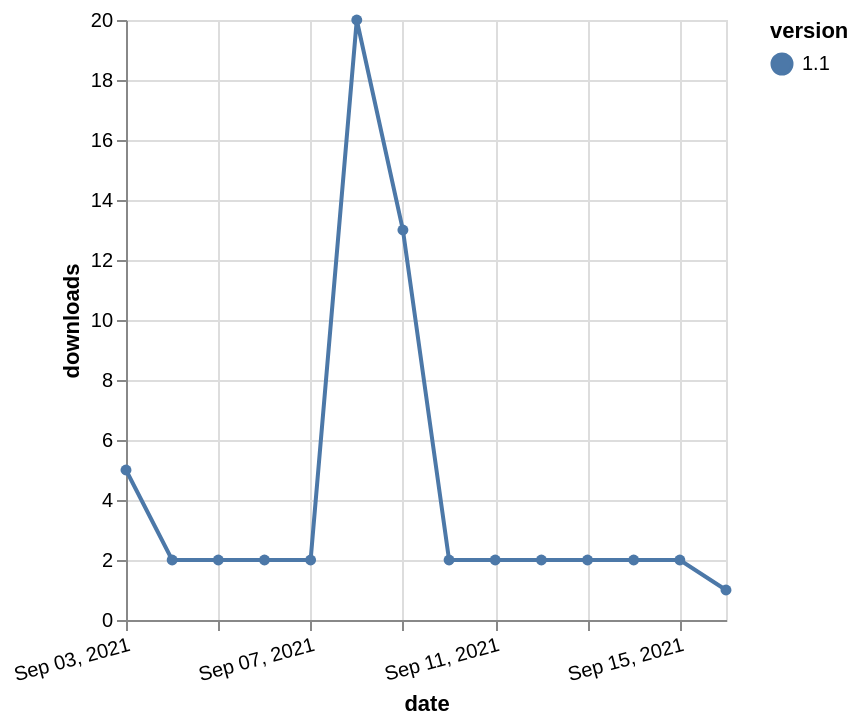

This figure's Vega-Lite source:
### Vega-Lite specification from a JSON file in a GitHub repository (floating-point values rounded to 4 significant figures)
{"$schema": "https://vega.github.io/schema/vega-lite/v5.json", "description": "A simple bar chart with embedded data.", "data": {"values": [{"date": "2021-09-03", "total": 2586, "delta": 5, "version": "1.1"}, {"date": "2021-09-04", "total": 2588, "delta": 2, "version": "1.1"}, {"date": "2021-09-05", "total": 2590, "delta": 2, "version": "1.1"}, {"date": "2021-09-06", "total": 2592, "delta": 2, "version": "1.1"}, {"date": "2021-09-07", "total": 2594, "delta": 2, "version": "1.1"}, {"date": "2021-09-08", "total": 2614, "delta": 20, "version": "1.1"}, {"date": "2021-09-09", "total": 2627, "delta": 13, "version": "1.1"}, {"date": "2021-09-10", "total": 2629, "delta": 2, "version": "1.1"}, {"date": "2021-09-11", "total": 2631, "delta": 2, "version": "1.1"}, {"date": "2021-09-12", "total": 2633, "delta": 2, "version": "1.1"}, {"date": "2021-09-13", "total": 2635, "delta": 2, "version": "1.1"}, {"date": "2021-09-14", "total": 2637, "delta": 2, "version": "1.1"}, {"date": "2021-09-15", "total": 2639, "delta": 2, "version": "1.1"}, {"date": "2021-09-16", "total": 2640, "delta": 1, "version": "1.1"}]}, "width": "container", "mark": {"type": "line", "point": {"filled": true}}, "encoding": {"x": {"field": "date", "type": "temporal", "timeUnit": "yearmonthdate", "title": "date", "axis": {"labelAngle": -15}}, "y": {"field": "delta", "type": "quantitative", "title": "downloads"}, "color": {"field": "version", "type": "nominal"}, "tooltip": {"field": "delta"}}}
